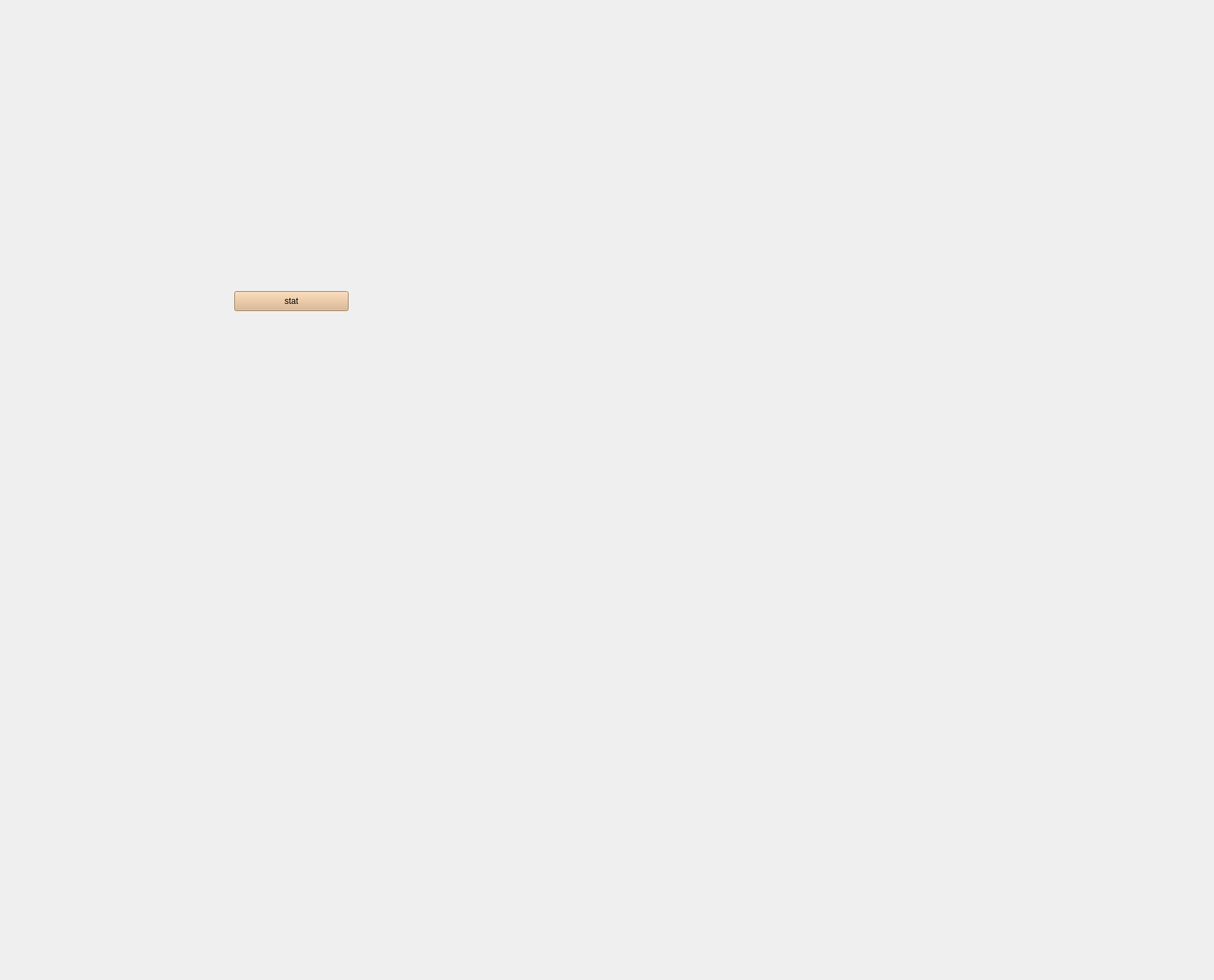
          <widget class="QWidget" name="tab_14">
           <attribute name="title">
            <string>Stat</string>
           </attribute>
           <widget class="QPushButton" name="pushButton_32">
            <property name="geometry">
             <rect>
              <x>330</x>
              <y>410</y>
              <width>161</width>
              <height>28</height>
             </rect>
            </property>
            <property name="styleSheet">
             <string notr="true">color: rgb(0, 0, 0);

font: 8pt &quot;Microsoft Tai Le&quot;;
background-color: rgb(218, 178, 133);</string>
            </property>
            <property name="text">
             <string>stat</string>
            </property>
           </widget>
           <widget class="QWidget" name="horizontalLayoutWidget_2">
            <property name="geometry">
             <rect>
              <x>30</x>
              <y>19</y>
              <width>711</width>
              <height>371</height>
             </rect>
            </property>
            <layout class="QHBoxLayout" name="horizontalLayout_3"/>
           </widget>
           <widget class="QLabel" name="back1_17">
            <property name="geometry">
             <rect>
              <x>-440</x>
              <y>-430</y>
              <width>1701</width>
              <height>1371</height>
             </rect>
            </property>
            <property name="styleSheet">
             <string notr="true">image: url(:/new/prefix1/imgeee.png);</string>
            </property>
            <property name="text">
             <string/>
            </property>
           </widget>
           <zorder>back1_17</zorder>
           <zorder>pushButton_32</zorder>
           <zorder>horizontalLayoutWidget_2</zorder>
          </widget>
